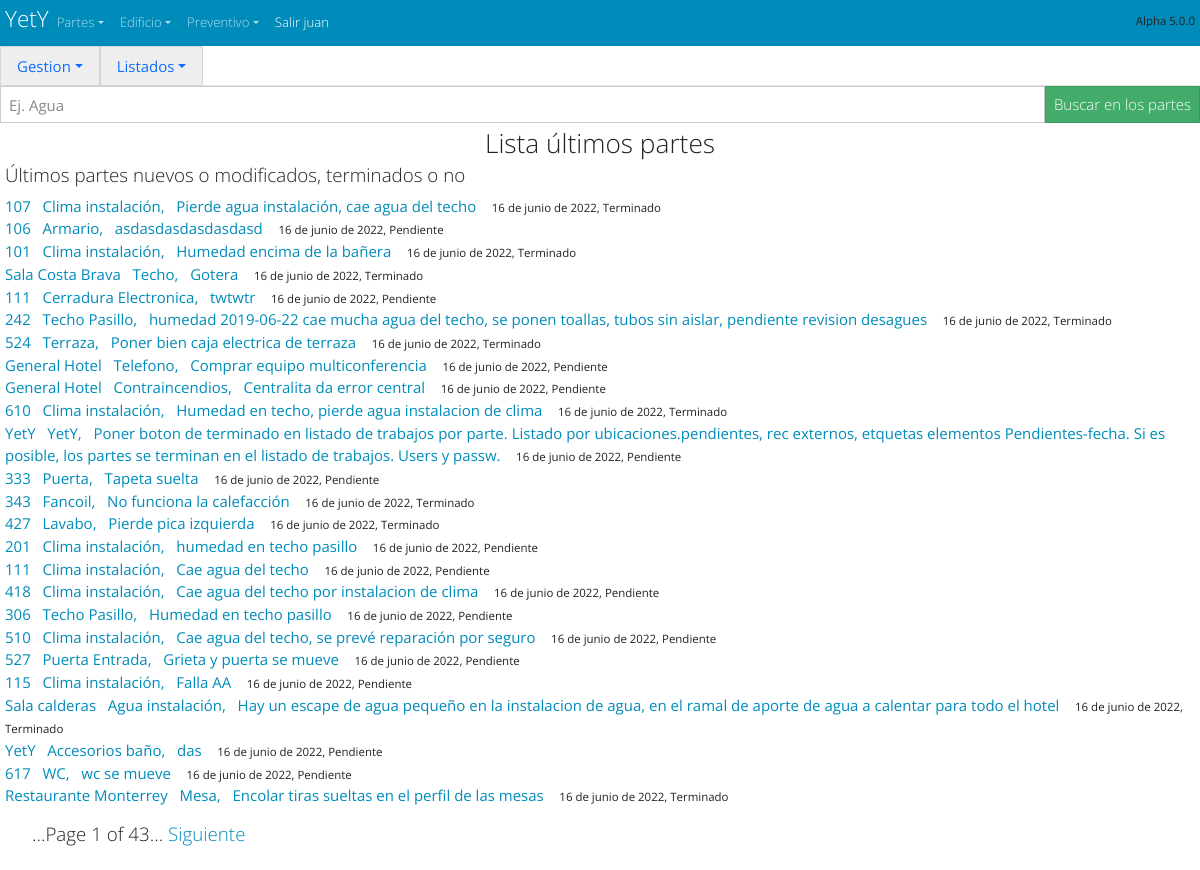
Screenshot of /partes/partes/ (signed in) with the database file from the repository.
### partes/models.py (models this page shows, shortened)
class Ot_Parte(models.Model):
    num_ot=models.AutoField(primary_key=True, verbose_name='numero de Ot', help_text="numero de orden de trabajo")
    ubicacion_ot=models.ForeignKey('Ot_Ubicaciones',max_length=30,verbose_name='Ubicación', help_text="Numero de Habitación o ubicación",on_delete=models.SET_NULL,null=True)
    elemento_ot =models.ForeignKey('Ot_Elementos',  max_length=30,verbose_name='Elemento',  help_text="Elemento, Objeto o Aparato",      on_delete=models.SET_NULL,null=True)
    descripcion_ot=models.CharField(max_length=300,verbose_name='Descripción', help_text="Descripción del problema")
    fecha_ot=models.DateField(auto_now_add=True,verbose_name='Fecha del parte')
    fecha_cambio_ot=models.DateField(auto_now=True,verbose_name='Fecha del ultimo cambio')
    fecha_hora_cambio_ot=models.DateTimeField(auto_now=True,verbose_name='Fecha y hora del ultimo cambio')
    fecha_hora_terminado_ot=models.DateTimeField(null=True,blank=True, verbose_name='Fecha y hora de la terminacion del parte', )
    PRIORIDADES=(('1','Urgente') ,('2','Provoca daños') , ('3','Molesta al cliente' ), ('4', 'Mala imagen' ),('5','Legal'))
    prioridad_ot=models.CharField(max_length=30, blank=True, default='1',choices=PRIORIDADES)
    ESTADOS_DE_OT=[ ('Pendiente','Pendiente'),('En Curso','En Curso'),('Terminado','Terminado'), ("Inversion","Inversion"), ('En espera','En espera'), ("Otro","Otro")]
    estado_ot=models.CharField (max_length=30,default='Pendiente', choices=ESTADOS_DE_OT)
    RECURSOS_PROP_O_EXT=[('Propios','Recursos Propios'), ('externos','Recursos externos'),('mixtos','mixtos') ]
    recursos_ot=models.CharField (max_length=30,default='Propios', choices=RECURSOS_PROP_O_EXT)#(Recursos propios o externos)
    etiqueta_ot=models.CharField( default='',blank=True, max_length=30,help_text="Poner una etiqueta a este parte")
    notas_ot=models.CharField(default='',max_length=30, blank=True, help_text="Poner una nota a este parte") #        falta por definir (Nota para relacionar)
    CORRECTIVO_PREVENTIVO_LEGAL_SERVICIO=[('Correctivo','Correctivo'),('Preventivo','Preventivo'),('Legal','Legal'),('Servicio o Ayuda','Servicio o Ayuda'),('Atencion cliente','Atencion cliente')]
    tipo_aviso_ot=models.CharField(max_length=30,default='Correctivo',choices=CORRECTIVO_PREVENTIVO_LEGAL_SERVICIO) # correctivo, preventivo, servicio
    Usuario_ot=models.ForeignKey(User,related_name="Usuario_ot",default=1,on_delete=models.SET_NULL, null=True,blank=True,help_text="usuario que ha hecho este parte")
    Tecnico_ot=models.ForeignKey(User,related_name="Tecnico_ot",default=1,on_delete=models.SET_NULL, null=True,blank=True, help_text="Tecnico que tiene este parte")
    Tecnico_fin_parte_ot=models.ForeignKey(User,related_name="Tecnico_fin_parte_ot",default=1,on_delete=models.SET_NULL, null=True,blank=True,  help_text="Tecnico que tiene este parte")
    borrame_ot=models.CharField(default='',max_length=30, blank=True, help_text="Poner una nota a este parte") #        falta por definir (Nota para relacionar)
    class Meta:
        ordering = ["-num_ot"]

class Ot_Ubicaciones(models.Model):
    ubicacion_ub=models.CharField(primary_key=True, max_length=30)
    class Meta:
        ordering = ['ubicacion_ub']
    def __str__(self):
        return '{}'.format(self.ubicacion_ub)

class Ot_Elementos(models.Model):
    elemento_el=models.CharField(primary_key=True, max_length=30)
    elemento_en_hab=models.BooleanField(default= False,  verbose_name='Está en hab?',  help_text="Está en hab?")
    elemento_en_AyB=models.BooleanField(default= False,  verbose_name='Está en AyB?',  help_text="Está en AyB?")
    elemento_en_varios=models.BooleanField(default= False,  verbose_name='Está en varios?',  help_text="Está en varios?")
    class Meta:
        ordering = ["elemento_el"]
    def __str__(self):
        return '{}'.format(self.elemento_el)

### partes/views.py (the view)
# urls.py: path('partes/', include('partes.urls')),
class partes (ListView): #Ultimos partes nuevos o modificados, terminados o no
    model = Ot_Parte
    template_name = 'ot_parte_lista.html'
    ordering = ['-fecha_cambio_ot','-fecha_hora_cambio_ot','-num_ot']
    paginate_by = 25

### partes/templates/ot_parte_lista.html
<!doctype html>
<html lang="es">
{% extends "start.html" %}
{% block content %}
<div>{% include 'navbar_partes.html'%} </div>
{% include 'buscar_parte.html' %}
        <h3>Lista últimos partes </h3>
        <h5 style="padding-left: 5px">Últimos partes nuevos o modificados, terminados o no </h5>
      <ul class="list-unstyled" ; style="padding-left: 5px">
      {% for Ot_Parte in object_list %}
        <li>
          <a href="/partes/ubicacion/{{ Ot_Parte.ubicacion_ot }} "> {{ Ot_Parte.ubicacion_ot }}</a>&nbsp;&nbsp;
          <a href="/partes/elemento/{{ Ot_Parte.elemento_ot }} ">{{ Ot_Parte.elemento_ot }},</a>&nbsp;&nbsp;
          <a href="/partes/{{ Ot_Parte.num_ot }} " >{{ Ot_Parte.descripcion_ot }}</a> &nbsp;&nbsp;
          <small><small>
            {{ Ot_Parte.fecha_cambio_ot}},
            {{ Ot_Parte.estado_ot}}
          </small></small>
        </li>
      {% endfor %}
  </ul>
{% endblock %}

### cabecera/templates/navbar_start.html (shortened to what this page needs)
<body>
  <nav  class="navbar navbar-expand navbar-dark bg-primary" style="margin: 0px; padding: 5px" >
    <div class="container-fluid">
      <a  class="navbar-brand" style="margin: 0px; padding: 0px" href="/"><hgroup style="margin: 0px; padding: 0px"><h4 >YetY </h4>  </hgroup></a>
      {% if  user.is_authenticated %}
  <div  class="collapse navbar-collapse" id="navbarColor01">
        <ul class="navbar-nav me-auto">
          <li class="nav-item dropdown">
            <a class="nav-link dropdown-toggle" data-bs-toggle="dropdown" href="#" role="button" aria-haspopup="true" aria-expanded="false">Partes</a>
          </li>
          <li class="nav-item dropdown">
            <a class="nav-link dropdown-toggle" data-bs-toggle="dropdown" href="#" role="button" aria-haspopup="true" aria-expanded="false">Edificio</a>
          </li>
          <li class="nav-item dropdown">
            <a class="nav-link dropdown-toggle" data-bs-toggle="dropdown" href="#" role="button" aria-haspopup="true" aria-expanded="false">Preventivo</a>
          </li>
          <li class="nav-item active">
            <a class="nav-link " href="/accounts/logout/ " >Salir {{ user }}</a>
          </li>
        </ul>
        <h6> <small><small> Alpha 5.0.0  </small></small></h6>
      </div>
    </div>
    {% endif %}
  </nav>
</body>

### cabecera/static/css/start.css (style rules this page uses)
h1, h2, h3 { text-align: center; margin: 5px; }

### rows the page displays
Ot_Parte: ubicacion_ot "107", elemento_ot "Clima instalación", descripcion_ot "Pierde agua instalación, cae agua del techo", fecha_cambio_ot "16 de junio de 2022", estado_ot "Terminado"
Ot_Parte: ubicacion_ot "106", elemento_ot "Armario", descripcion_ot "asdasdasdasdasdasd", fecha_cambio_ot "16 de junio de 2022", estado_ot "Pendiente"
Ot_Parte: ubicacion_ot "101", elemento_ot "Clima instalación", descripcion_ot "Humedad encima de la bañera", fecha_cambio_ot "16 de junio de 2022", estado_ot "Terminado"
Ot_Parte: ubicacion_ot "Sala Costa Brava", elemento_ot "Techo", descripcion_ot "Gotera", fecha_cambio_ot "16 de junio de 2022", estado_ot "Terminado"
Ot_Parte: ubicacion_ot "111", elemento_ot "Cerradura Electronica", descripcion_ot "twtwtr", fecha_cambio_ot "16 de junio de 2022", estado_ot "Pendiente"
Ot_Parte: ubicacion_ot "242", elemento_ot "Techo Pasillo", descripcion_ot "humedad 2019-06-22 cae mucha agua del techo, se ponen toallas, tubos sin aislar, pendiente revision desagues", fecha_cambio_ot "16 de junio de 2022", estado_ot "Terminado"
Ot_Parte: ubicacion_ot "524", elemento_ot "Terraza", descripcion_ot "Poner bien caja electrica de terraza", fecha_cambio_ot "16 de junio de 2022", estado_ot "Terminado"
Ot_Parte: ubicacion_ot "General Hotel", elemento_ot "Telefono", descripcion_ot "Comprar equipo multiconferencia", fecha_cambio_ot "16 de junio de 2022", estado_ot "Pendiente"
Ot_Parte: ubicacion_ot "General Hotel", elemento_ot "Contraincendios", descripcion_ot "Centralita da error central", fecha_cambio_ot "16 de junio de 2022", estado_ot "Pendiente"
Ot_Parte: ubicacion_ot "610", elemento_ot "Clima instalación", descripcion_ot "Humedad en techo, pierde agua instalacion de clima", fecha_cambio_ot "16 de junio de 2022", estado_ot "Terminado"
Ot_Parte: ubicacion_ot "YetY", elemento_ot "YetY", descripcion_ot "Poner boton de terminado en listado de trabajos por parte. Listado por ubicaciones.pendientes, rec externos, etquetas elementos Pendientes-fecha. Si es posible, los partes se terminan en el listado de trabajos. Users y passw.", fecha_cambio_ot "16 de junio de 2022", estado_ot "Pendiente"
Ot_Parte: ubicacion_ot "333", elemento_ot "Puerta", descripcion_ot "Tapeta suelta", fecha_cambio_ot "16 de junio de 2022", estado_ot "Pendiente"
Ot_Parte: ubicacion_ot "343", elemento_ot "Fancoil", descripcion_ot "No funciona la calefacción", fecha_cambio_ot "16 de junio de 2022", estado_ot "Terminado"
Ot_Parte: ubicacion_ot "427", elemento_ot "Lavabo", descripcion_ot "Pierde pica izquierda", fecha_cambio_ot "16 de junio de 2022", estado_ot "Terminado"
Ot_Parte: ubicacion_ot "201", elemento_ot "Clima instalación", descripcion_ot "humedad en techo pasillo", fecha_cambio_ot "16 de junio de 2022", estado_ot "Pendiente"
Ot_Parte: ubicacion_ot "111", elemento_ot "Clima instalación", descripcion_ot "Cae agua del techo", fecha_cambio_ot "16 de junio de 2022", estado_ot "Pendiente"
Ot_Parte: ubicacion_ot "418", elemento_ot "Clima instalación", descripcion_ot "Cae agua del techo por instalacion de clima", fecha_cambio_ot "16 de junio de 2022", estado_ot "Pendiente"
Ot_Parte: ubicacion_ot "306", elemento_ot "Techo Pasillo", descripcion_ot "Humedad en techo pasillo", fecha_cambio_ot "16 de junio de 2022", estado_ot "Pendiente"
Ot_Parte: ubicacion_ot "510", elemento_ot "Clima instalación", descripcion_ot "Cae agua del techo, se prevé reparación por seguro", fecha_cambio_ot "16 de junio de 2022", estado_ot "Pendiente"
Ot_Parte: ubicacion_ot "527", elemento_ot "Puerta Entrada", descripcion_ot "Grieta y puerta se mueve", fecha_cambio_ot "16 de junio de 2022", estado_ot "Pendiente"
Ot_Parte: ubicacion_ot "115", elemento_ot "Clima instalación", descripcion_ot "Falla AA", fecha_cambio_ot "16 de junio de 2022", estado_ot "Pendiente"
Ot_Parte: ubicacion_ot "Sala calderas", elemento_ot "Agua instalación", descripcion_ot "Hay un escape de agua pequeño en la instalacion de agua, en el ramal de aporte de agua a calentar para todo el hotel", fecha_cambio_ot "16 de junio de 2022", estado_ot "Terminado"
Ot_Parte: ubicacion_ot "YetY", elemento_ot "Accesorios baño", descripcion_ot "das", fecha_cambio_ot "16 de junio de 2022", estado_ot "Pendiente"
Ot_Parte: ubicacion_ot "617", elemento_ot "WC", descripcion_ot "wc se mueve", fecha_cambio_ot "16 de junio de 2022", estado_ot "Pendiente"
Ot_Parte: ubicacion_ot "Restaurante Monterrey", elemento_ot "Mesa", descripcion_ot "Encolar tiras sueltas en el perfil de las mesas", fecha_cambio_ot "16 de junio de 2022", estado_ot "Terminado"

### other values shown
{{ user }} "juan"
{{ page_obj.number }} "1"
{{ page_obj.paginator.num_pages }} "43"
